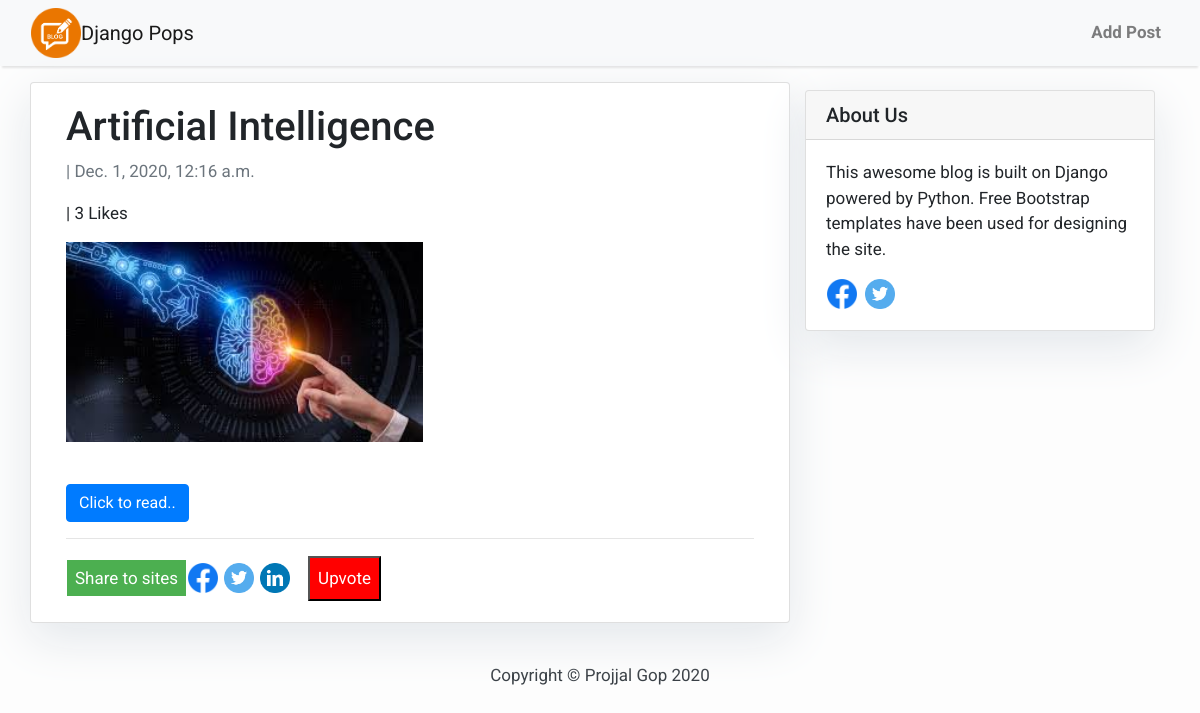
Page /post/13 on the committed database.
### blog/models.py (models this page shows)
class Post(models.Model):
    title = models.CharField(max_length=200, unique=True)
    updated_on = models.DateTimeField(auto_now= True)
    content = models.TextField()
    created_on = models.DateTimeField(auto_now_add=True)
    image = models.ImageField(upload_to = 'static/pics/', default = 'static/pics/None/no-img.png')
    likes= models.IntegerField(default=0)

### blog/views.py (the view)
# urls.py: path(r'post/<int:blog_id>', views.PostDetail, name='post_detail'),
def PostDetail(request,blog_id):
    ob=Post.objects.get(pk=blog_id)
    s=str(ob.image)
    url=request.build_absolute_uri()
    content=ob.content
    content=content.replace('"',"")
    new_path = url[:[m.start() for m in re.finditer(r"/",url)][2]+1]+s[s.index('static'):]
    return render(request,"post_detail.html",{"object":ob,"url":request.build_absolute_uri(),"image_cont":new_path,"cont":content})

### blogger/templates/post_detail.html (shortened to what this page needs)
{% extends 'base.html' %} {% block content %}
<div class="container">
  <div class="row">
    <div class="col-md-8 card mb-4  mt-3 left  top">
      <div class="card-body">
        <h1>{% block title %} {{ object.title }} {% endblock title %}</h1>
        <p class=" text-muted">{{ object.author }} | {{ object.created_on }} </p>
        <p id="like">| {{ object.likes}} Likes</p>
        <p><img height="200" src={{image_cont}}></p>
        <br>
        <button id="but-click" class="btn btn-primary" onclick="loaddoc()">Click to read..</button>
      <hr>
      <table><tr>
        <td><span class="label share">Share to sites</span></td>
        <td><a href="#"
          onclick="
          window.open(
          'https://www.facebook.com/sharer/sharer.php?u={{url|urlencode}}',
          'facebook-share-dialog',
          'width=626,height=436');
          return false;" >
        <img height="30px" src="/static/images/facebook-share.png">
        </a></td>
        <td></td><td></td>
        <td><a href="#"
          onclick="
          window.open(
          'https://twitter.com/intent/tweet?text=Check out my article on {{object.title}} at &url='+encodeURIComponent(location.href),
          'twitter-share-dialog',
          'width=626,height=436');
          return false;" >
          <img height="30px" src="/static/images/twitter-share.png">
        </a></td>
        <td></td><td></td>
        <td><a href="#"
          onclick="
          window.open(
          'https://www.linkedin.com/shareArticle?mini=true&url={{url|urlencode}}&title={{object.title|urlencode}}&summary=Check out my article. &source=',
          'linkedin-share-dialog',
          'width=626,height=436');
          return false;" >
          <img height="30px" src="/static/images/linkedin-share.png">
        </a></td>
        <td><td></td><td></td><td></td><td></td><td></td><td></td><td></td>
        <td><input id="upvote" type="button" class="label upvote" value="Upvote"></td>
        <td><label id="show-msg-upvote" hidden>You have upvoted article..</label></td>
      </tr></table>
    </div>
    </div>
    {% block sidebar %} {% include 'sidebar.html' %} {% endblock sidebar %}
  </div>
</div>
{% endblock content %}

### blogger/templates/base.html (style rules this page uses)
body { font-family: "Roboto", sans-serif; font-size: 17px; background-color: #fdfdfd; }
.label { color: white; padding: 8px; }
.share { background-color: #4CAF50; }
.upvote { background-color: red; }

### blogger/templates/sidebar.html (style rules this page uses)
.card { box-shadow: 0 16px 48px #E3E7EB; }

### rows in the picture
Post: title "Artificial Intelligence", created_on "Dec. 1, 2020, 12:16 a.m.", likes "3"
